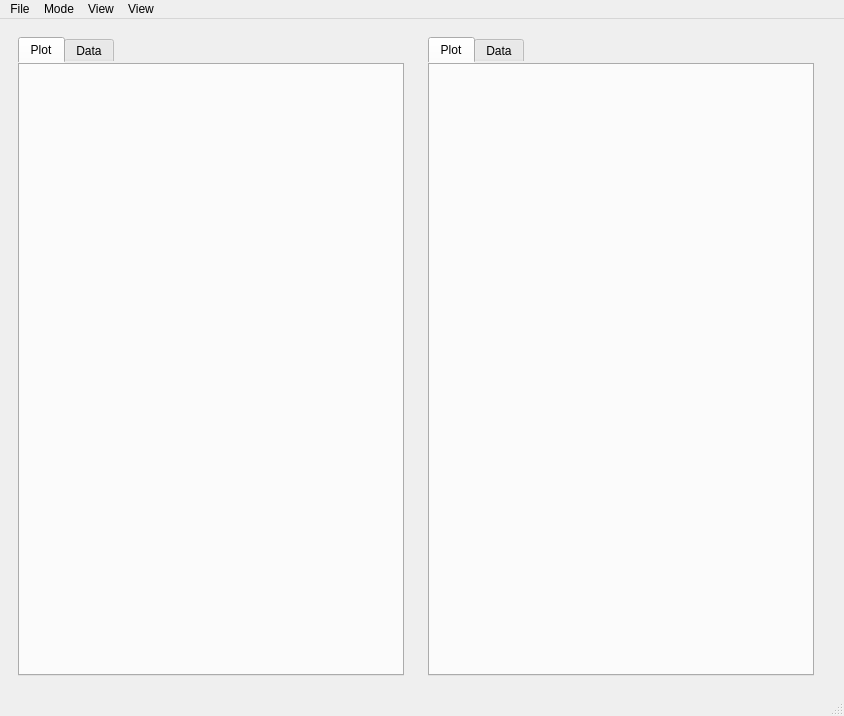
<?xml version="1.0" encoding="UTF-8"?>
<ui version="4.0">
 <class>MainWindow</class>
 <widget class="QMainWindow" name="MainWindow">
  <property name="geometry">
   <rect>
    <x>0</x>
    <y>0</y>
    <width>844</width>
    <height>716</height>
   </rect>
  </property>
  <property name="windowTitle">
   <string>SFRAT</string>
  </property>
  <widget class="QWidget" name="centralwidget">
   <layout class="QGridLayout" name="gridLayout_3">
    <item row="0" column="3">
     <widget class="QFrame" name="evalResults">
      <property name="frameShape">
       <enum>QFrame::StyledPanel</enum>
      </property>
      <property name="frameShadow">
       <enum>QFrame::Raised</enum>
      </property>
     </widget>
    </item>
    <item row="0" column="1">
     <widget class="QFrame" name="applyModels">
      <property name="styleSheet">
       <string notr="true">border:0</string>
      </property>
      <property name="frameShape">
       <enum>QFrame::StyledPanel</enum>
      </property>
      <property name="frameShadow">
       <enum>QFrame::Raised</enum>
      </property>
      <layout class="QGridLayout" name="gridLayout_5">
       <item row="0" column="0">
        <widget class="QTabWidget" name="tabWidget_2">
         <property name="currentIndex">
          <number>0</number>
         </property>
         <widget class="QWidget" name="plotModelTab">
          <attribute name="title">
           <string>Plot</string>
          </attribute>
          <layout class="QGridLayout" name="gridLayout_6"/>
         </widget>
         <widget class="QWidget" name="dataModelTab">
          <attribute name="title">
           <string>Data</string>
          </attribute>
          <layout class="QGridLayout" name="gridLayout_7">
           <item row="0" column="0">
            <widget class="QTableWidget" name="modelTable"/>
           </item>
          </layout>
         </widget>
        </widget>
       </item>
      </layout>
     </widget>
    </item>
    <item row="0" column="0">
     <widget class="QFrame" name="analyzeData">
      <property name="enabled">
       <bool>true</bool>
      </property>
      <property name="mouseTracking">
       <bool>false</bool>
      </property>
      <property name="autoFillBackground">
       <bool>false</bool>
      </property>
      <property name="styleSheet">
       <string notr="true">border:0</string>
      </property>
      <property name="frameShape">
       <enum>QFrame::StyledPanel</enum>
      </property>
      <property name="frameShadow">
       <enum>QFrame::Raised</enum>
      </property>
      <layout class="QGridLayout" name="gridLayout">
       <item row="0" column="0">
        <widget class="QTabWidget" name="tabWidget">
         <property name="currentIndex">
          <number>0</number>
         </property>
         <widget class="QWidget" name="plotTab">
          <attribute name="title">
           <string>Plot</string>
          </attribute>
          <layout class="QGridLayout" name="gridLayout_2"/>
         </widget>
         <widget class="QWidget" name="plotData">
          <attribute name="title">
           <string>Data</string>
          </attribute>
          <layout class="QGridLayout" name="gridLayout_4">
           <item row="0" column="0">
            <widget class="QTableWidget" name="dataTable"/>
           </item>
          </layout>
         </widget>
        </widget>
       </item>
      </layout>
     </widget>
    </item>
    <item row="0" column="2">
     <widget class="QFrame" name="modelResults">
      <property name="frameShape">
       <enum>QFrame::StyledPanel</enum>
      </property>
      <property name="frameShadow">
       <enum>QFrame::Raised</enum>
      </property>
     </widget>
    </item>
   </layout>
  </widget>
  <widget class="QMenuBar" name="menubar">
   <property name="geometry">
    <rect>
     <x>0</x>
     <y>0</y>
     <width>844</width>
     <height>31</height>
    </rect>
   </property>
   <widget class="QMenu" name="menuFile">
    <property name="title">
     <string>File</string>
    </property>
    <widget class="QMenu" name="menuSelect_Sheet">
     <property name="title">
      <string>Select Sheet</string>
     </property>
    </widget>
    <addaction name="actionOpen"/>
    <addaction name="menuSelect_Sheet"/>
    <addaction name="separator"/>
    <addaction name="actionExport"/>
   </widget>
   <widget class="QMenu" name="menuMode">
    <property name="title">
     <string>Mode</string>
    </property>
    <addaction name="actionAnalyzeData"/>
    <addaction name="actionApplyModels"/>
    <addaction name="actionModelResults"/>
    <addaction name="actionEvaluateModels"/>
   </widget>
   <widget class="QMenu" name="menuViewAD">
    <property name="title">
     <string>View</string>
    </property>
    <addaction name="actionCF"/>
    <addaction name="actionTBF"/>
    <addaction name="actionFI"/>
    <addaction name="separator"/>
    <addaction name="actionPlot_Points"/>
    <addaction name="actionPlot_Lines"/>
    <addaction name="actionPlot_Both"/>
    <addaction name="separator"/>
    <addaction name="actionTrendTest"/>
    <addaction name="actionLapConf"/>
    <addaction name="actionPlotArith"/>
    <addaction name="separator"/>
    <addaction name="actionStartIndex"/>
    <addaction name="actionStopIndex"/>
   </widget>
   <widget class="QMenu" name="menuViewAM">
    <property name="title">
     <string>View</string>
    </property>
    <addaction name="actionSelFFC"/>
    <addaction name="actionSelFFD"/>
    <addaction name="separator"/>
    <addaction name="actionModelPlaceholder"/>
    <addaction name="separator"/>
    <addaction name="actionShowPlotData"/>
    <addaction name="actionShowPlotDataEnd"/>
    <addaction name="separator"/>
    <addaction name="actionPlot_Points_2"/>
    <addaction name="actionPlot_Lines_2"/>
    <addaction name="actionPlot_Both_2"/>
   </widget>
   <addaction name="menuFile"/>
   <addaction name="menuMode"/>
   <addaction name="menuViewAD"/>
   <addaction name="menuViewAM"/>
  </widget>
  <widget class="QStatusBar" name="statusbar"/>
  <action name="actionOpen">
   <property name="text">
    <string>Open...</string>
   </property>
   <property name="toolTip">
    <string>Open</string>
   </property>
   <property name="shortcut">
    <string>Ctrl+O</string>
   </property>
  </action>
  <action name="actionAnalyzeData">
   <property name="text">
    <string>Analyze Data</string>
   </property>
  </action>
  <action name="actionApplyModels">
   <property name="text">
    <string>Apply Models</string>
   </property>
  </action>
  <action name="actionModelResults">
   <property name="text">
    <string>Model Results</string>
   </property>
  </action>
  <action name="actionEvaluateModels">
   <property name="text">
    <string>Evaluate Models</string>
   </property>
  </action>
  <action name="actionCF">
   <property name="text">
    <string>Cumulative Failures</string>
   </property>
  </action>
  <action name="actionTBF">
   <property name="text">
    <string>Time Between Failures</string>
   </property>
  </action>
  <action name="actionFI">
   <property name="text">
    <string>Failure Intensity</string>
   </property>
  </action>
  <action name="actionPlot_Points">
   <property name="text">
    <string>Plot: Points</string>
   </property>
  </action>
  <action name="actionPlot_Lines">
   <property name="text">
    <string>Plot: Lines</string>
   </property>
  </action>
  <action name="actionPlot_Both">
   <property name="text">
    <string>Plot: Both</string>
   </property>
  </action>
  <action name="actionPlot_Data">
   <property name="text">
    <string>Plot: Data</string>
   </property>
  </action>
  <action name="actionTrendTest">
   <property name="checkable">
    <bool>true</bool>
   </property>
   <property name="text">
    <string>Plot: Trend Test</string>
   </property>
  </action>
  <action name="actionLapConf">
   <property name="checkable">
    <bool>false</bool>
   </property>
   <property name="text">
    <string>Laplace Confidence</string>
   </property>
  </action>
  <action name="actionExport">
   <property name="text">
    <string>Export...</string>
   </property>
   <property name="shortcut">
    <string>Ctrl+E</string>
   </property>
  </action>
  <action name="actionPlot_Running_Average">
   <property name="text">
    <string>Plot: Running Average</string>
   </property>
  </action>
  <action name="actionPlot_Laplace_Trend_Test">
   <property name="text">
    <string>Plot: Laplace Trend Test</string>
   </property>
  </action>
  <action name="actionPlotArith">
   <property name="checkable">
    <bool>false</bool>
   </property>
   <property name="text">
    <string>Plot: Arithmetic Average</string>
   </property>
  </action>
  <action name="actionStartIndex">
   <property name="text">
    <string>Plot: Edit Start Index</string>
   </property>
  </action>
  <action name="actionStopIndex">
   <property name="text">
    <string>Plot: Edit Stop Index</string>
   </property>
  </action>
  <action name="actionSelFFC">
   <property name="text">
    <string>Select Future Fail Count</string>
   </property>
  </action>
  <action name="actionSelFFD">
   <property name="text">
    <string>Select Future Fail Duration</string>
   </property>
  </action>
  <action name="actionRun_Models">
   <property name="text">
    <string>Run Models</string>
   </property>
  </action>
  <action name="action">
   <property name="checkable">
    <bool>true</bool>
   </property>
   <property name="text">
    <string>Show S-Shape</string>
   </property>
  </action>
  <action name="actionShow_Geometric">
   <property name="checkable">
    <bool>true</bool>
   </property>
   <property name="text">
    <string>Show Geometric</string>
   </property>
  </action>
  <action name="actionShow_Goel_Ukumoto">
   <property name="checkable">
    <bool>true</bool>
   </property>
   <property name="text">
    <string>Show Goel-Ukumoto</string>
   </property>
  </action>
  <action name="actionShow_Jelinski_Moranda">
   <property name="checkable">
    <bool>true</bool>
   </property>
   <property name="text">
    <string>Show Jelinski-Moranda</string>
   </property>
  </action>
  <action name="actionShow_Weibull">
   <property name="checkable">
    <bool>true</bool>
   </property>
   <property name="text">
    <string>Show Weibull</string>
   </property>
  </action>
  <action name="actionShowPlotData">
   <property name="checkable">
    <bool>true</bool>
   </property>
   <property name="checked">
    <bool>true</bool>
   </property>
   <property name="text">
    <string>Show Data on Plot</string>
   </property>
  </action>
  <action name="actionModelPlaceholder">
   <property name="text">
    <string>placeholder</string>
   </property>
   <property name="visible">
    <bool>false</bool>
   </property>
  </action>
  <action name="actionShowPlotDataEnd">
   <property name="checkable">
    <bool>true</bool>
   </property>
   <property name="checked">
    <bool>true</bool>
   </property>
   <property name="text">
    <string>Show Data End on Plot</string>
   </property>
  </action>
  <action name="actionPlot_Points_2">
   <property name="text">
    <string>Plot: Points</string>
   </property>
  </action>
  <action name="actionPlot_Lines_2">
   <property name="text">
    <string>Plot: Lines</string>
   </property>
  </action>
  <action name="actionPlot_Both_2">
   <property name="text">
    <string>Plot: Both</string>
   </property>
  </action>
 </widget>
 <resources/>
 <connections/>
 <slots>
  <slot>openFile_click()</slot>
  <slot>selectSheet_click()</slot>
  <slot>viewCumulative()</slot>
  <slot>viewTBF()</slot>
  <slot>viewIntensity()</slot>
  <slot>plotPoints()</slot>
  <slot>plotLines()</slot>
  <slot>plotBoth()</slot>
 </slots>
</ui>
